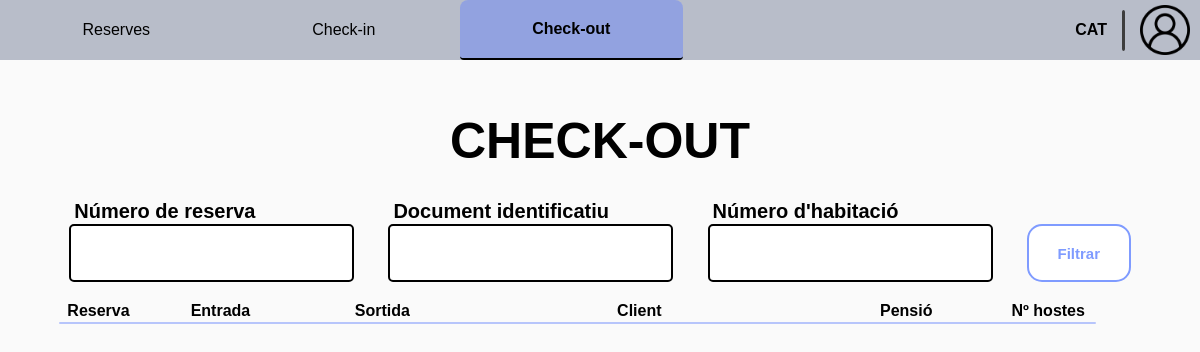
Page /receptionist/check-out/ (signed in) on the earlier database version.
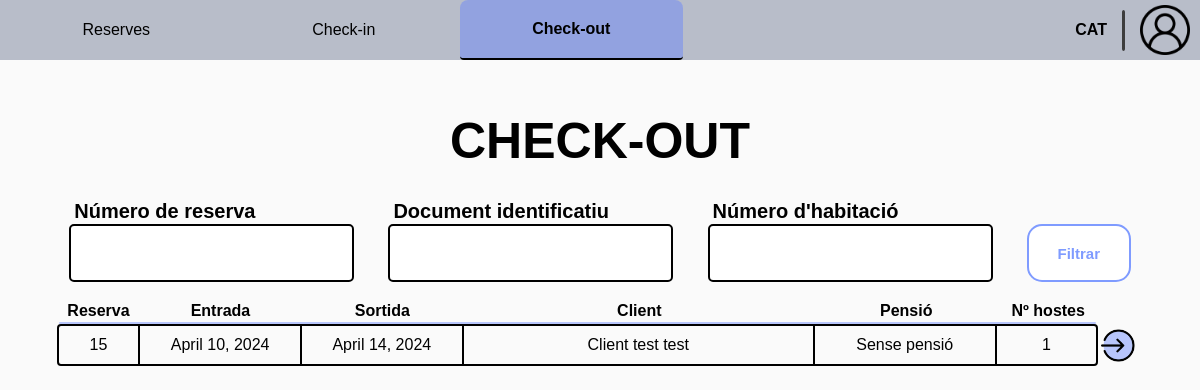
Same page on the later database version.
### Reception/models.py (models this page shows, shortened)
class RoomReservation(models.Model):
    client = models.ForeignKey(Client, on_delete=models.CASCADE)
    room = models.ForeignKey(Room, on_delete=models.CASCADE, to_field='id')
    entry = models.DateField()
    exit = models.DateField()
    pension_type = models.CharField(
        max_length=c.DROPDOWN_MAX_LENGTH,
        choices=c.get_pension_types,
        default='Sense pensió'
    )
    num_guests = models.IntegerField()
    is_active = models.BooleanField(default=True)
    check_in_active = models.BooleanField(default=False)
    check_out_active = models.BooleanField(default=False)
    class Meta:
        unique_together = ('room', 'entry', 'exit')

class HotelUser(AbstractUser):
    email = models.EmailField()
    phone_number = models.CharField(max_length=c.PHONE_NUMBER_LENGTH)
    id_number = models.CharField(max_length=c.ID_NUMBER, blank=True)

### Reception/views.py (the view, shortened to what this page needs)
# urls.py: path('check-out/', v.check_out_1, name='check_out'),
@worker_required('receptionist')
def check_out_1(request):
    form = SearchReservationForm(request.GET or None)
    reservations = RoomReservation.objects.filter(is_active=True, check_in_active=True, check_out_active=False)
    return render(request, c.get_check_out_path(1), {'form': form, 'reservations': reservations})

### Reception/forms.py (shortened to what this page needs)
class SearchReservationForm(forms.ModelForm):
    num_reservation = forms.CharField(label="Número de reserva", required=False)
    id_number = forms.CharField(label="Document identificatiu", required=False)
    room_num = forms.IntegerField(label="Número d'habitació", required=False,
                                  validators=[MinValueValidator(1)])
    class Meta:
        model = RoomReservation
        fields = []

### Reception/config.py (called while the page is built)
    @staticmethod
    def get_check_out_path(n: int):
        return p.CHECK_OUT_PATH[n]

### templates/worker/receptionist/check-out/check_out_1.html (shortened to what this page needs)
{% extends "worker/receptionist/base_receptionist.html" %}
{% load static %}
{% block extra_css %}
    <link rel="stylesheet" href="{% static 'css/worker/receptionist/check-out/check-out_1.css' %}">
{% endblock extra_css %}
{% block id_check-out %} id="current-page" {% endblock id_check-out %}
{% block content %}
    <div class="main">
        <h1 class="section-title">CHECK-OUT</h1>
        <form method="get" class="filter-field">
            <div class="form-group">
                <h5>{{ form.num_reservation.label }}</h5>
                {{ form.num_reservation }}
            </div>
            <div class="form-group">
                <h5>{{ form.id_number.label }}</h5>
                {{ form.id_number }}
            </div>
            <div class="form-group">
                <h5>{{ form.room_num.label }}</h5>
                {{ form.room_num }}
            </div>
            <div class="procedural-buttons">
                <button class="filter-button" type="submit">Filtrar</button>
            </div>
        </form>
        <ul class="reservation-list">
            <ul class="list-index">
                <li id="reservation-id">Reserva</li>
                <li id="entry">Entrada</li>
                <li id="exit">Sortida</li>
                <li id="name">Client</li>
                <li id="pension">Pensió</li>
                <li id="num-guests">Nº hostes</li>
            </ul>
            <div id="divider"></div>
            {% for reservation in reservations %}
                <div class="list-div">
                    <li>
                        <div id="reservation-id">{{ reservation.id }}</div>
                        <div id="entry">{{ reservation.entry }}</div>
                        <div id="exit">{{ reservation.exit }}</div>
                        <div id="name">{{ reservation.client.first_name }} {{ reservation.client.last_name }}</div>
                        <div id="pension">{{ reservation.pension_type }}</div>
                        <div id="num-guests">{{ reservation.num_guests }}</div>
                    </li>
                    <div class="list-extra">
                        <a class="icon" href="{% url 'check_out_summary' pk=reservation.id %}"><img id="check" width="30" height="30" src="{% static 'img/icons/enter-icon.png' %}" alt="delete"></a>
                    </div>
                </div>
            {% endfor %}
        </ul>
    </div>
{% endblock %}

Differences in the rows shown:
now on this page (row edited): RoomReservation: id "15", entry "April 10, 2024", exit "April 14, 2024", client.first_name "Client test", client.last_name "test", pension_type "Sense pensió", num_guests "1"
